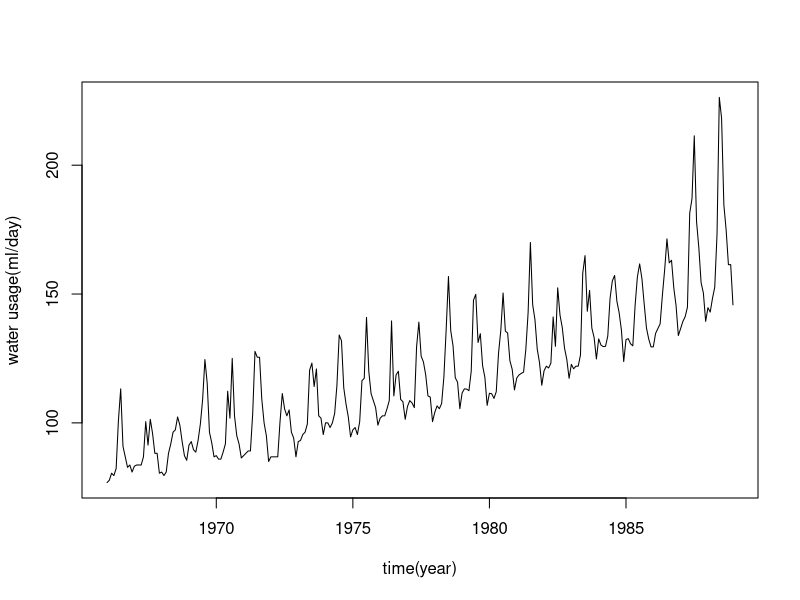
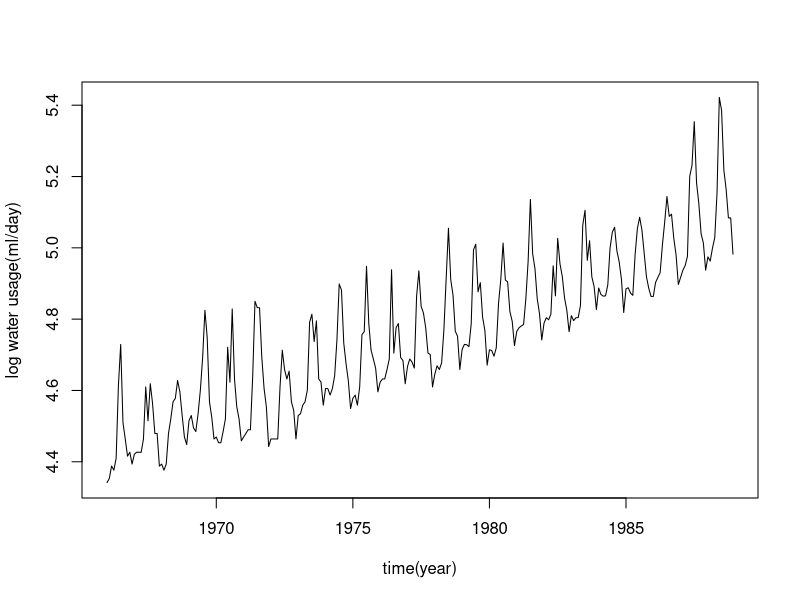
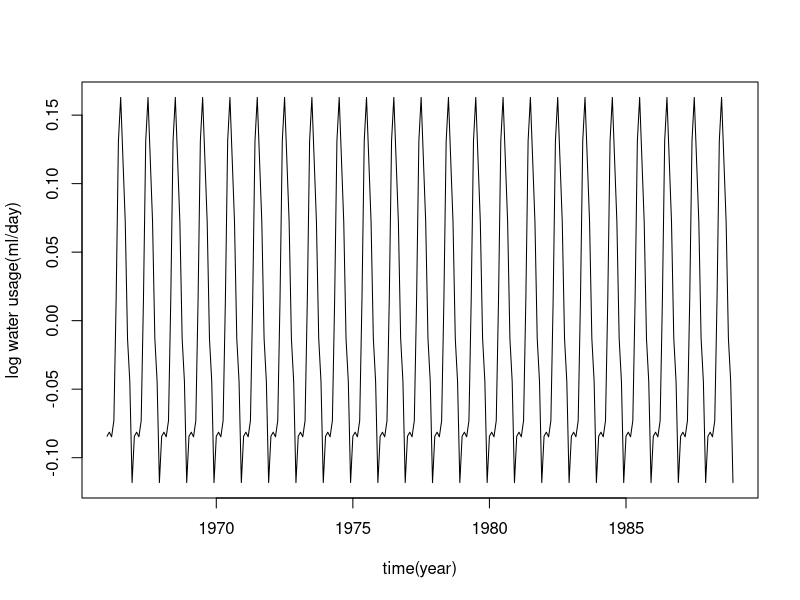
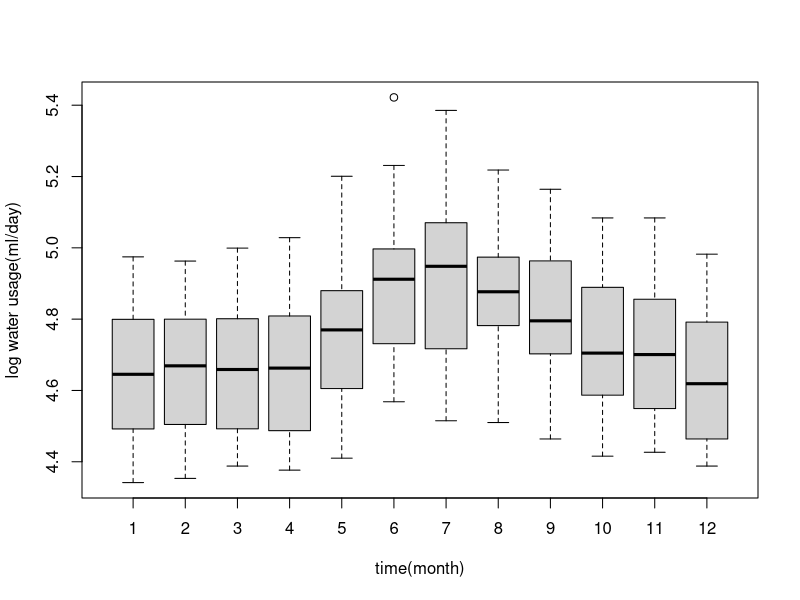
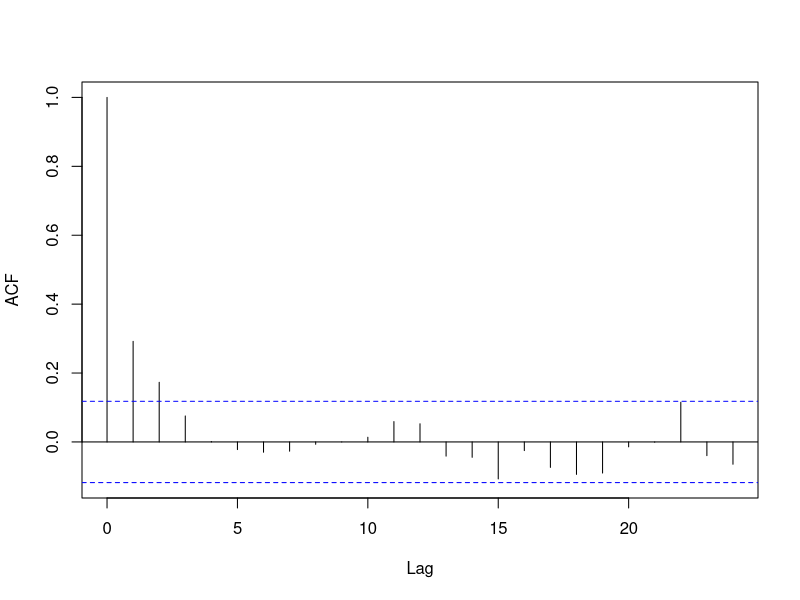
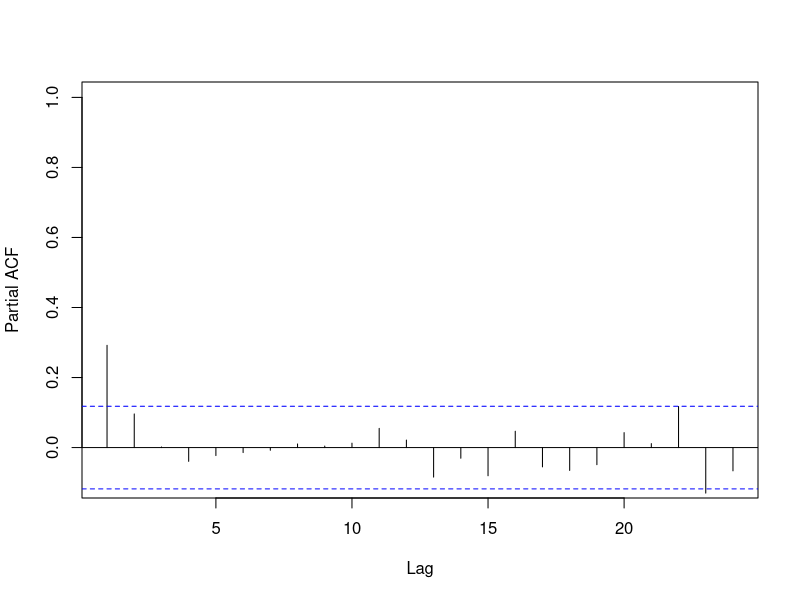
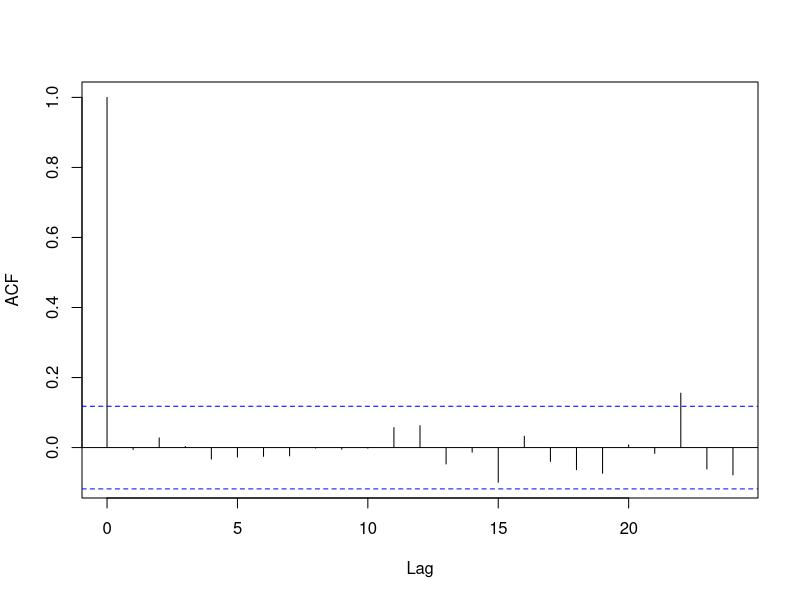
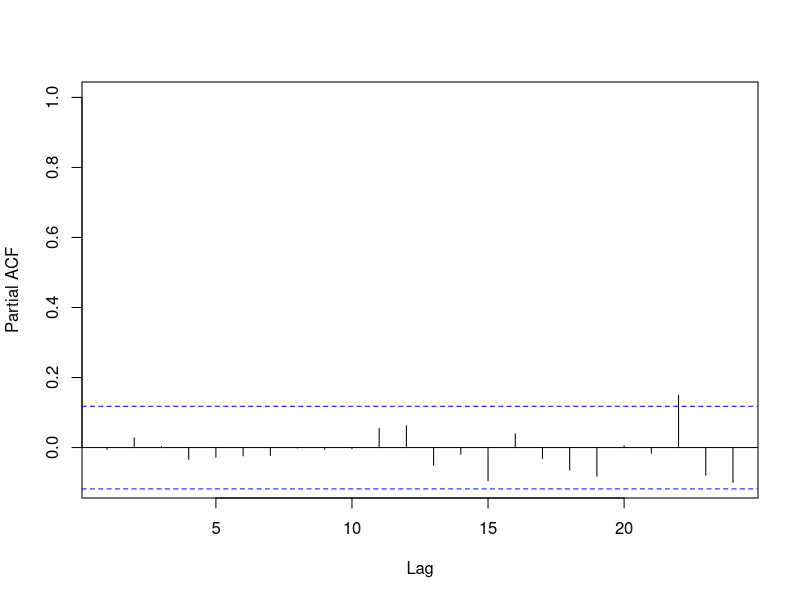

Reproduce these figures in R, in order.
## ---- chunk 1
setwd("C:/Users/Di/Desktop/JOB/time series")
wt <- read.table("wt.txt", header = T)
## ---- chunk 2
wt <- ts(wt, start=c(1966,1), end=c(1988,12), frequency=12)#276 data
## ---- chunk 3
window(wt, start=1966, end=c(1966+5, 12), frequency=12)#264 data
## ---- chunk 4
sum(is.na(wt))
## ---- chunk 5
plot(wt, xlab = "time(year)", ylab = "water usage(ml/day)")
## ---- chunk 6
logwt <- log(wt)
plot(logwt, xlab = "time(year)", ylab = "log water usage(ml/day)")
## ---- chunk 7
plot(decompose(logwt, type = "add")$seasonal,xlab = "time(year)",ylab = "log water usage(ml/day)")
boxplot(logwt ~ cycle(logwt), ylab = "log water usage(ml/day)", xlab = "time(month)")
## ---- chunk 8
TIME <- time(logwt)
time <- (TIME - mean(TIME))/sd(TIME)
fit.linear <- lm(logwt ~ time)
fit.quadratic <- lm(logwt ~ time + I(time^2))
fit.cubic <- lm(logwt ~ time + I(time^2) + I(time^3))

AIC(fit.linear, fit.quadratic, fit.cubic)
## ---- chunk 9
summary(fit.cubic)
## ---- chunk 10
#factor seasonal
seas <- cycle(logwt)
fit.seas <- lm(logwt ~ 0 + time + I(time^2) + I(time^3) + factor(seas))
fit.seas
## ---- chunk 11
library(tseries)
adf.test(resid(fit.seas))
## ---- chunk 12
acf(resid(fit.seas), main = "")
pacf(resid(fit.seas), ylim = c(-0.1, 1), main = "")
## ---- chunk 13
best.order <- c(0, 0, 0)
best.aic <- Inf  # initialize best AIC at infinity so that the first model will beat it
for (i in 0:1)  # loop through possible p parameters for AR part
{
  for (j in 0:2) # loop through possible q parameters for MA part
  {
    fit.aic <- AIC(arima(resid(fit.seas), order = c(i,0,j)))  # get AIC for ARMA(i,j) model
    if (fit.aic < best.aic) # If this model is better than the best so far, keep it!
    {
      best.order <- c(i, 0, j)
      best.arma <- arima(resid(fit.seas), order = best.order)
      best.aic <- fit.aic
    }
  }
}
best.order
best.arma
best.aic
## ---- chunk 14
mean(resid(best.arma))
sd(resid(best.arma))^2
## ---- chunk 15
acf(resid(best.arma), ylim = c(-.1,1), main = "")
pacf(resid(best.arma), ylim = c(-.1,1), main = "")
## ---- chunk 16
new.data <- data.frame(time=time, seas=rep(1:12, 23))

predict.lm <- predict(fit.seas, new.data)  # predicts regression function

predict.arma <- predict(best.arma, n.ahead = 12*23) # predicts errors

wt.arma <- ts(predict.lm + predict.arma$pred, start = c(1966,1),freq = 12) # put predictions together

ts.plot(cbind(wt, exp(wt.arma)), lty = 1:2, col=c("black","purple"), 
        ylim=c(70,250), xlab = "time(year)", ylab = "water usage(ml/day)")  
legend("bottomright", c("monthly water usage", "final model"), col = c("black", "purple"),
          lty = c(1:2))
## ---- chunk 17
new.time <- seq(1989, len = 12*5, by = 1/12)
new.time <- (new.time - mean(TIME))/sd(TIME)
new.data <- data.frame(time=new.time, seas=rep(1:12, 5))

predict.lm <- predict(fit.seas, new.data)  # predicts regression function

predict.arma <- predict(best.arma, n.ahead = 12*5) # predicts errors

wt.arma <- ts(predict.lm + predict.arma$pred, start = c(1989,1),freq = 12) # put predictions together

ts.plot(cbind(wt, exp(wt.arma)), lty = 1:2, col=c("black","purple"), 
        ylim=c(70,250), xlab = "time(year)", ylab = "water usage(ml/day)")  
legend("bottomright", c("monthly water usage", "future predition"), col = c("black", "purple"),
          lty = c(1:2))
## ---- chunk 18
library(forecast)
wtnew <- wt
wtnew[tsoutliers(wt)$index] <- tsoutliers(wt)$replacements
## ---- chunk 19
plot(wtnew)
plot(wt)
plot(decompose(wt))
plot(decompose(wtnew))
